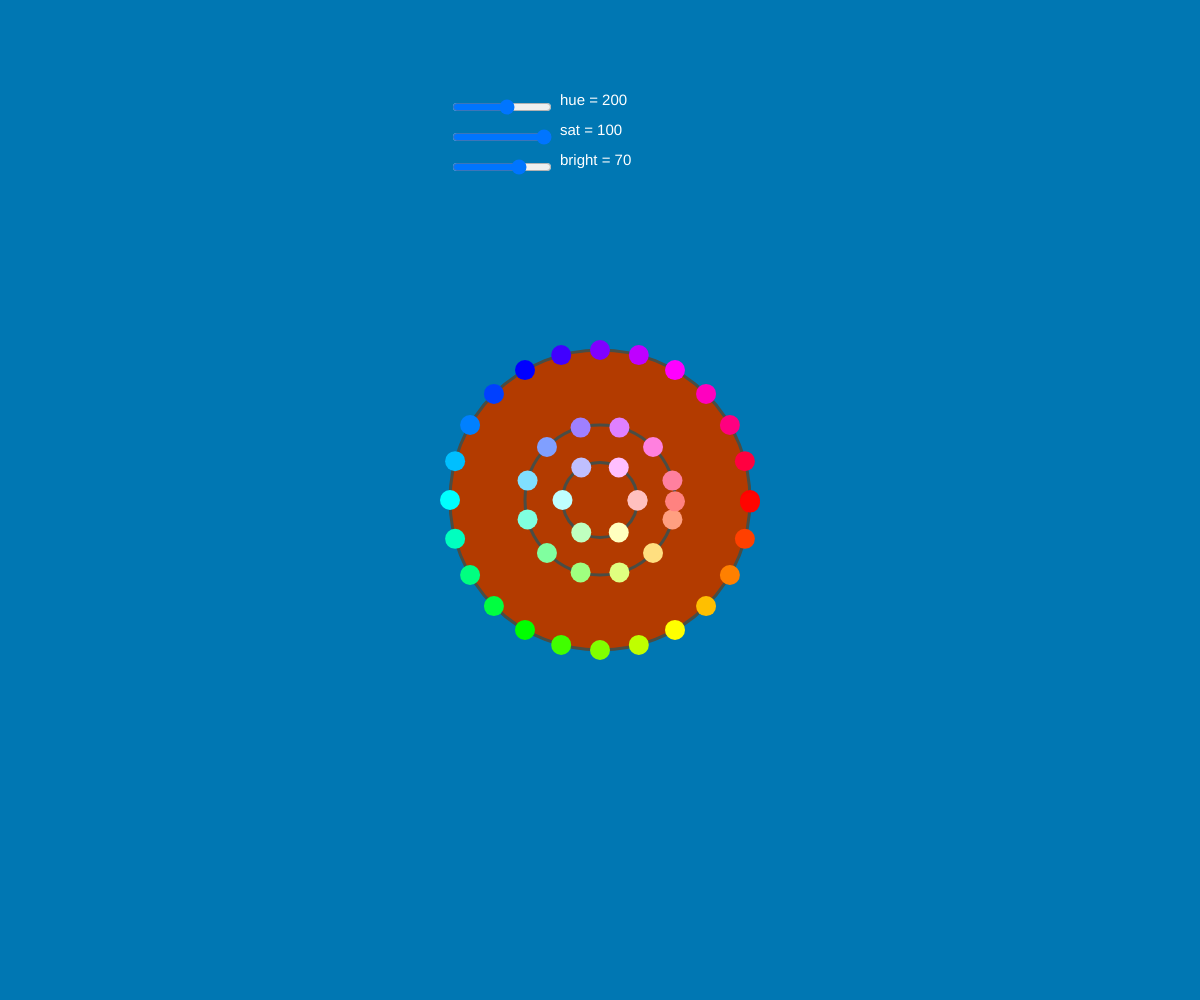
Frame 1 (no input)
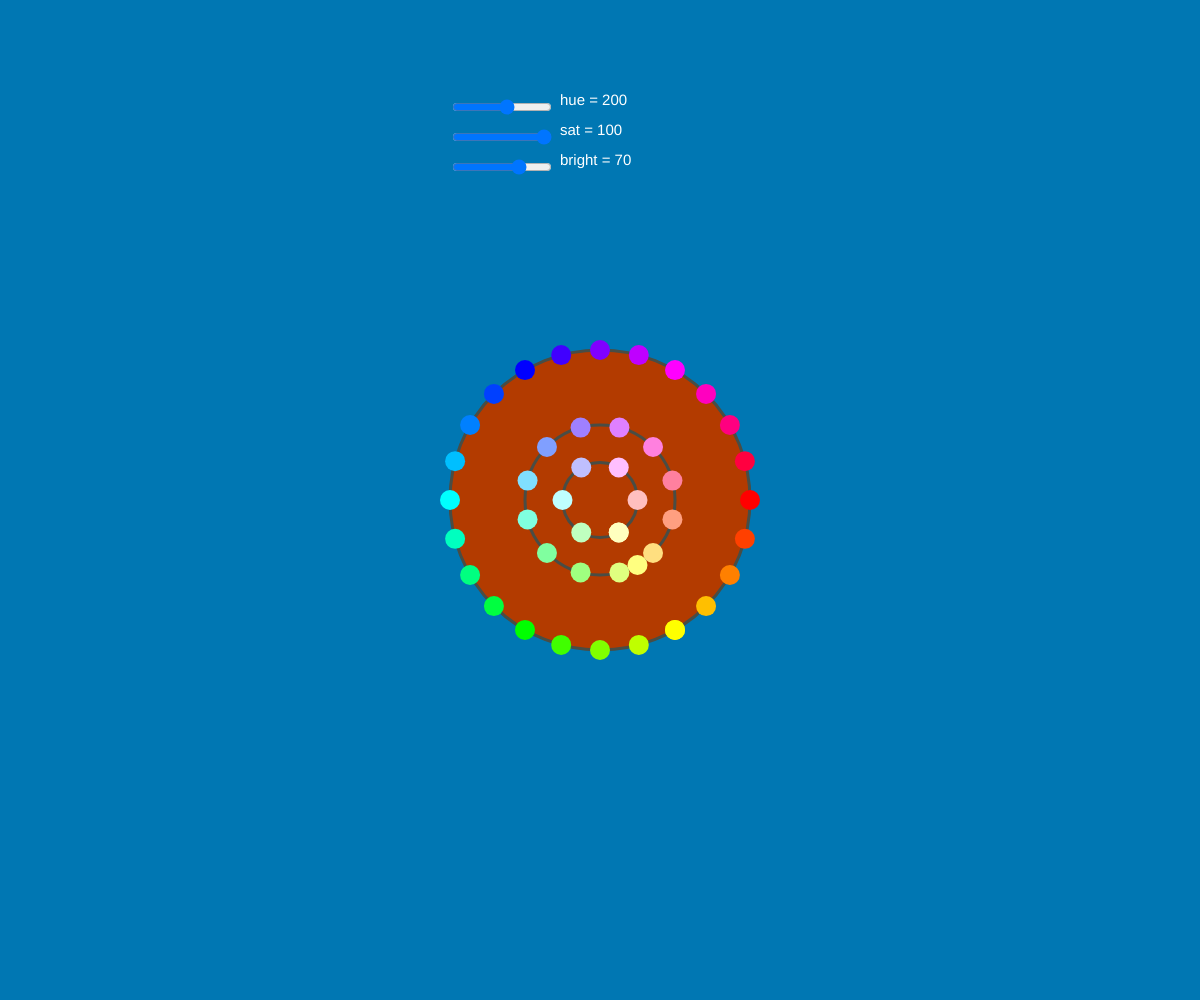
Frame 60 (no input)
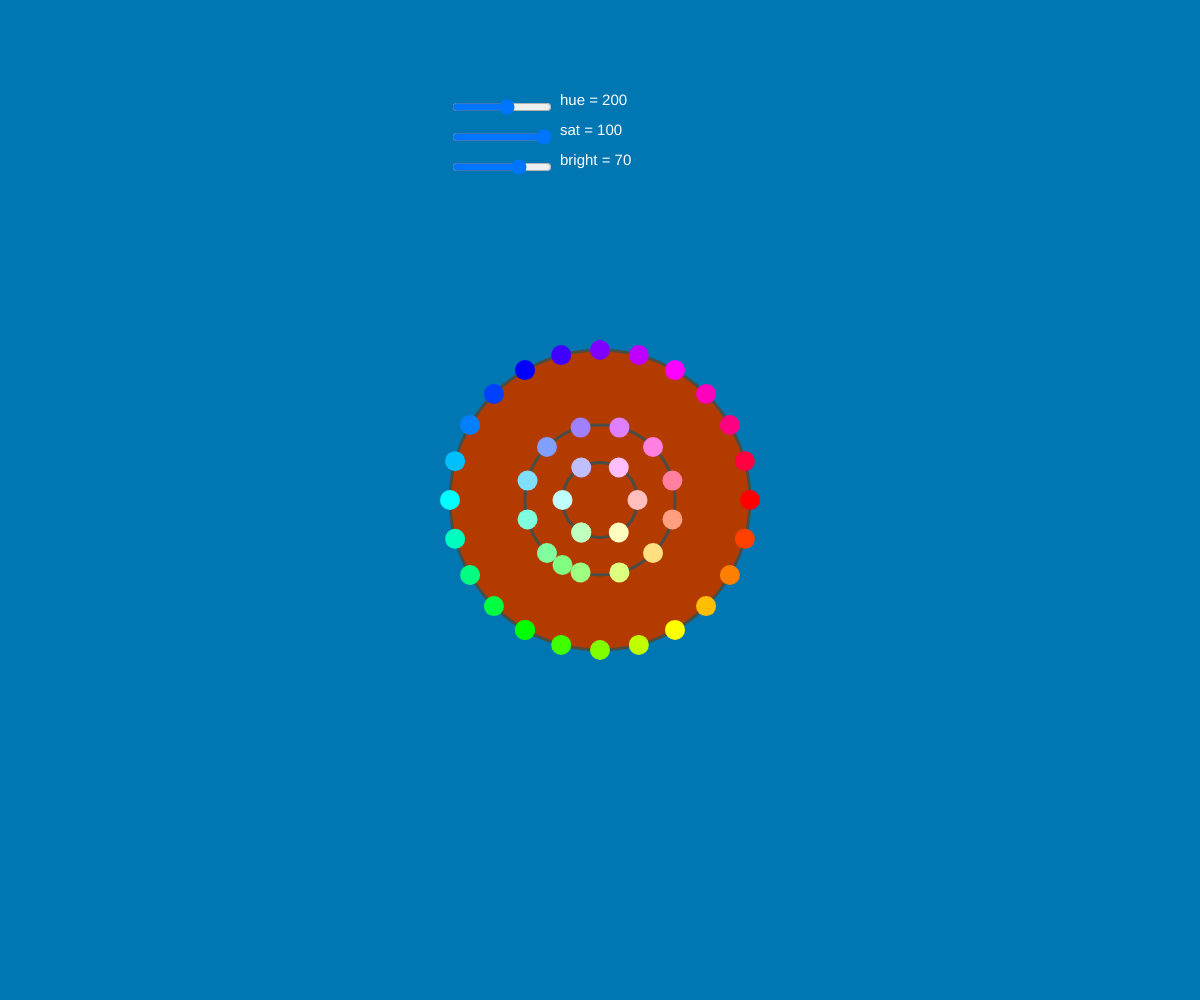
Frame 120 (the mouse pressed at the canvas centre since frame 60)

The p5.js sketch that drew these frames (run headless with seeded random() and noise() and a simulated clock; from frame 60 on, the mouse is pressed at the canvas centre):

// p5.js sketch
// ── sketch.js
var Cx, Cy;
var Diameter =300;
var Radius =Diameter/2;
var hSlider, sSlider, bSlider;

function setup() {
	createCanvas(windowWidth, windowHeight);
	Cx= windowWidth/2;
	Cy= windowHeight/2;
	text(20);

	angleMode(DEGREES);
	
	noStroke();
	colorMode(HSB,360,100,100);
	hSlider = createSlider(0, 360, 200);
  hSlider.position(450, 100);
  hSlider.size(100,10);
  
  sSlider = createSlider(0, 100, 100);
  sSlider.position(450, 130);
  sSlider.size(100,10);
  
  bSlider = createSlider(0, 100, 70);
  bSlider.position(450, 160);
  bSlider.size(100,10);
	
}
function DrawHSB_ellipse(HueAng,Sat,Brightness,Rad) {
	colorMode(HSB,360,100,100);  
  var Xpos = Cx + Rad*cos(HueAng);   
	var Ypos = Cy + Rad*sin(HueAng);
	fill(HueAng,Sat,Brightness);    
	noStroke();
	ellipse(Xpos,Ypos, 20,20);         
}
function draw() {	 	
	colorMode(HSB,360,100,100);
	
	background(hSlider.value(),sSlider.value(),bSlider.value());
	
	var hNumber = hSlider.value();
	var sNumber = sSlider.value();
	var bNumber = bSlider.value();

	textSize(15);
	fill(255);
	text(["hue = "+hNumber],560,105);
  text(["sat = "+sNumber],560,135);
  text(["bright = "+bNumber],560,165);

	strokeWeight(3);
  stroke(90,10,30)
	fill((hSlider.value()+180)%360,sSlider.value(),bSlider.value());
	ellipse(Cx, Cy, Diameter, Diameter);
	
	ellipse(Cx,Cy,Radius,Radius);
	
	ellipse(Cx,Cy,Radius/2,Radius/2);

	
	DrawHSB_ellipse(60,25,100,Radius/4);
	DrawHSB_ellipse(120,25,100,Radius/4);
	DrawHSB_ellipse(180,25,100,Radius/4);
	DrawHSB_ellipse(240,25,100,Radius/4);
	DrawHSB_ellipse(300,25,100,Radius/4);
	DrawHSB_ellipse(360,25,100,Radius/4);
	
	DrawHSB_ellipse(15,50,100,Radius/2);
	DrawHSB_ellipse(45,50,100,Radius/2);
	DrawHSB_ellipse(75,50,100,Radius/2);
	DrawHSB_ellipse(105,50,100,Radius/2);
	DrawHSB_ellipse(135,50,100,Radius/2);
	DrawHSB_ellipse(165,50,100,Radius/2);
	DrawHSB_ellipse(195,50,100,Radius/2);
	DrawHSB_ellipse(225,50,100,Radius/2);
	DrawHSB_ellipse(255,50,100,Radius/2);
	DrawHSB_ellipse(285,50,100,Radius/2);
	DrawHSB_ellipse(315,50,100,Radius/2);
	DrawHSB_ellipse(345,50,100,Radius/2);
	
	DrawHSB_ellipse(0,100,100,Radius);
	DrawHSB_ellipse(15,100,100,Radius);
	DrawHSB_ellipse(30,100,100,Radius);
	DrawHSB_ellipse(45,100,100,Radius);
	DrawHSB_ellipse(60,100,100,Radius);
	DrawHSB_ellipse(75,100,100,Radius);
	DrawHSB_ellipse(90,100,100,Radius);
	DrawHSB_ellipse(105,100,100,Radius);
	DrawHSB_ellipse(120,100,100,Radius);
	DrawHSB_ellipse(135,100,100,Radius);
	DrawHSB_ellipse(150,100,100,Radius);
	DrawHSB_ellipse(165,100,100,Radius);
	DrawHSB_ellipse(180,100,100,Radius);
	DrawHSB_ellipse(195,100,100,Radius);
	DrawHSB_ellipse(210,100,100,Radius);
	DrawHSB_ellipse(225,100,100,Radius);
	DrawHSB_ellipse(240,100,100,Radius);
	DrawHSB_ellipse(255,100,100,Radius);
	DrawHSB_ellipse(270,100,100,Radius);
	DrawHSB_ellipse(285,100,100,Radius);
	DrawHSB_ellipse(300,100,100,Radius);
	DrawHSB_ellipse(315,100,100,Radius);
	DrawHSB_ellipse(330,100,100,Radius);
	DrawHSB_ellipse(345,100,100,Radius);
	
	DrawHSB_ellipse(frameCount%360,100,100,Radius);
	DrawHSB_ellipse(frameCount%360,50,100,Radius/2);
	DrawHSB_ellipse(frameCount%360,25,100,Radius/4);

}
